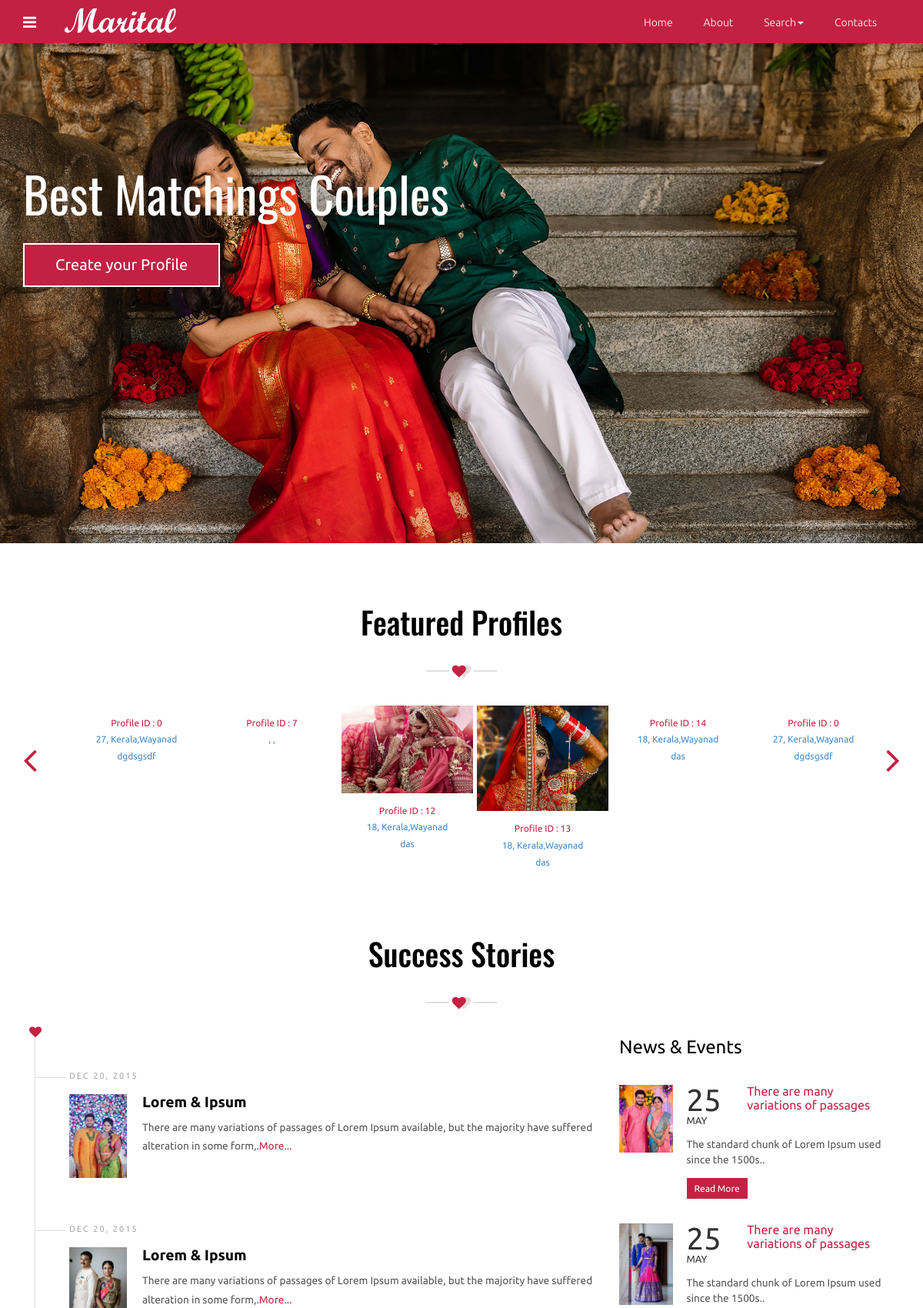
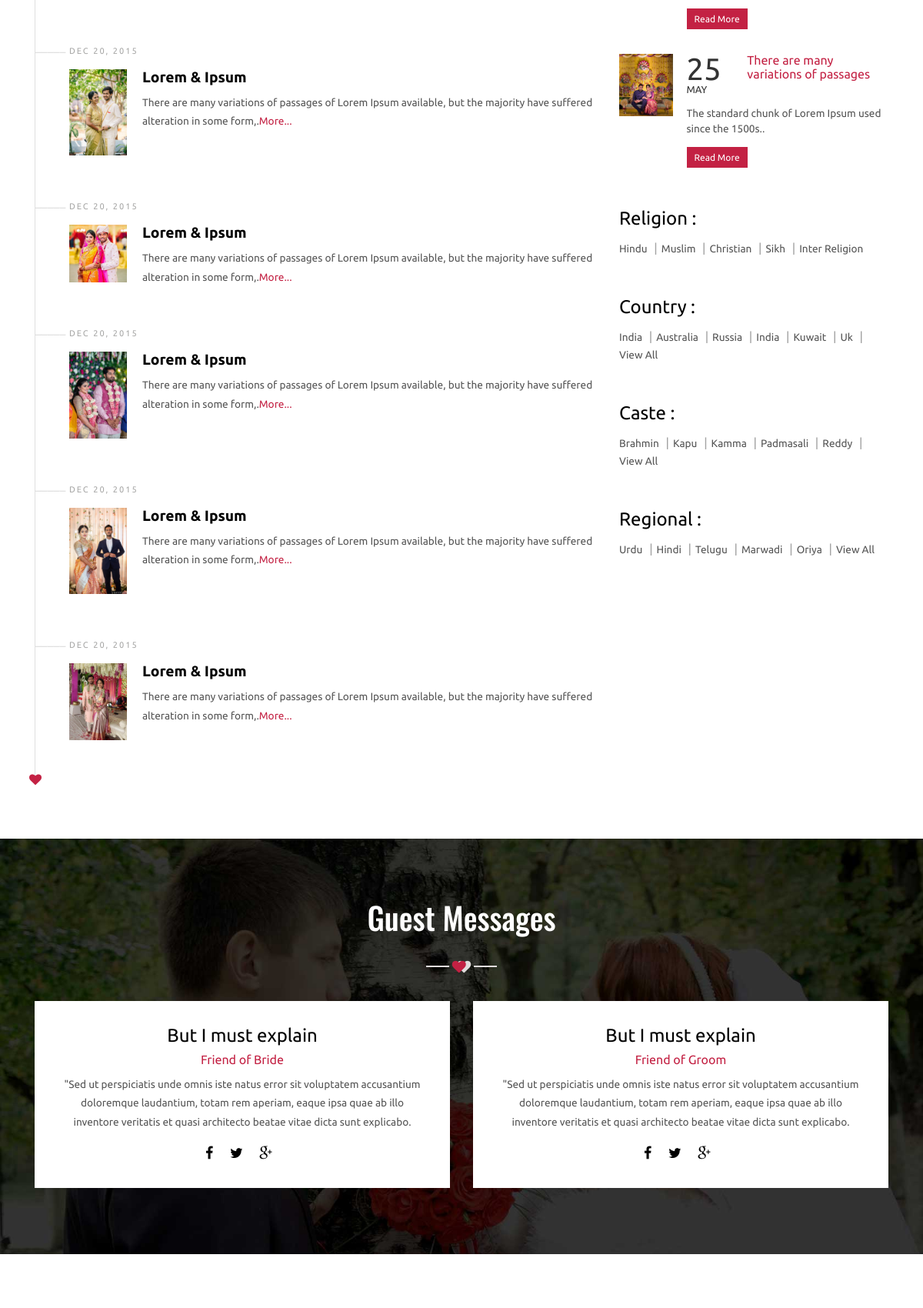
The page / (upper part) on the database its author committed (2 pictures, top to bottom).
### tables this page shows
CREATE TABLE IF NOT EXISTS `customer` (
`id` int(10) NOT NULL,
  `cust_id` int(5) NOT NULL,
  `email` varchar(60) NOT NULL,
  `age` varchar(10) NOT NULL,
  `height` int(10) NOT NULL,
  `sex` varchar(6) NOT NULL,
  `religion` varchar(20) NOT NULL,
  `caste` varchar(20) NOT NULL,
  `subcaste` varchar(20) NOT NULL,
  `district` varchar(20) NOT NULL,
  `state` varchar(20) NOT NULL,
  `country` varchar(10) NOT NULL,
  `maritalstatus` varchar(20) NOT NULL,
  `profilecreatedby` varchar(20) NOT NULL,
  `education` text NOT NULL,
  `education_sub` text NOT NULL,
  `firstname` text NOT NULL,
  `lastname` text NOT NULL,
  `body_type` text NOT NULL,
  `physical_status` text NOT NULL,
  `drink` varchar(8) NOT NULL,
  `mothertounge` text NOT NULL,
  `colour` varchar(20) NOT NULL,
  `weight` int(5) NOT NULL,
  `blood_group` varchar(5) NOT NULL,
  `diet` varchar(8) NOT NULL,
  `smoke` varchar(8) NOT NULL,
  `dateofbirth` date NOT NULL,
  `occupation` text NOT NULL,
  `occupation_descr` text NOT NULL,
  `annual_income` varchar(20) NOT NULL,
  `fathers_occupation` varchar(20) NOT NULL,
  `mothers_occupation` varchar(20) NOT NULL,
  `no_bro` int(5) NOT NULL,
  `no_sis` int(5) NOT NULL,
  `aboutme` text NOT NULL,
  `profilecreationdate` date NOT NULL
);

CREATE TABLE IF NOT EXISTS `photos` (
`id` int(10) NOT NULL,
  `cust_id` int(10) NOT NULL,
  `pic1` varchar(25) NOT NULL,
  `pic2` varchar(40) NOT NULL,
  `pic3` varchar(40) NOT NULL,
  `pic4` varchar(40) NOT NULL
);

### functions.php (called while the page is built, shortened)
<?php
function mysqlexec($sql){
	$host="localhost";
	$username="root";
	$password="";
	$db_name="matrimony";
	$conn=mysqli_connect("$host", "$username", "$password")or die("cannot connect");
	mysqli_select_db($conn,"$db_name")or die("cannot select DB");
	if($result = mysqli_query($conn, $sql)){
		return $result;
	}
	else{
		echo mysqli_error($conn);
	}
}
?>

### index.php (the view, shortened to what this page needs)
<?php include_once("functions.php"); ?>
<!DOCTYPE HTML>
<html>
<head>
<link href="css/bootstrap-3.1.1.min.css" rel='stylesheet' type='text/css' />
<link href="css/style.css" rel='stylesheet' type='text/css' />
<link href="css/font-awesome.css" rel="stylesheet">
</head>
<body>
 <?php include_once("includes/navigation.php");?>
<div class="banner">
  <div class="container">
    <div class="banner_info">
      <h3>Best Matchings Couples</h3>
      <a href="register.php" class="hvr-shutter-out-horizontal">Create your Profile</a>
    </div>
  </div>
</div>
<div class="grid_1">
      <div class="container">
      	<h1>Featured Profiles</h1>
       	<div class="heart-divider">
			<span class="grey-line"></span>
			<i class="fa fa-heart pink-heart"></i>
			<i class="fa fa-heart grey-heart"></i>
			<span class="grey-line"></span>
        </div>
        <ul id="flexiselDemo3">
        <?php
        	$sql="SELECT * FROM customer";
        	$result=mysqlexec($sql);
        	if($result){
        		while($row=mysqli_fetch_assoc($result)){
        			$profileid=$row['cust_id'];
        			$age=$row['age'];
        			$place=$row['state'] . "," . $row['district'];
        			$job=$row['occupation'];
        				$pic1='';
						$sql2="SELECT * FROM photos WHERE cust_id = $profileid";
						$result2 = mysqlexec($sql2);
						if($result2){
							$row2=mysqli_fetch_array($result2);
							$pic1=$row2['pic1'];
						}
					echo "<li><div class=\"col_1\"><a href=\"view_profile.php?id={$profileid}\">";
					echo "<img src=\"profile/{$profileid}\/{$pic1}\" alt=\"\" class=\"hover-animation image-zoom-in img-responsive\"/>";
					echo "<h3><span class=\"m_3\">Profile ID : {$profileid}</span><br>{$age}, {$place}<br>{$job}</h3></a></div>";
					echo "</li>";
        		}
        	}
        ?>
          </ul>
    </div>
</div>
<div class="grid_2">
	<div class="container">
		<h2>Success Stories</h2>
       	<div class="heart-divider">
			<span class="grey-line"></span>
			<i class="fa fa-heart pink-heart"></i>
			<i class="fa fa-heart grey-heart"></i>
			<span class="grey-line"></span>
        </div>
        <div class="row_1">
	     <div class="col-md-8 suceess_story">
	         <ul>
			   <li>
				  	<div class="suceess_story-date">
						<span class="entry-1">Dec 20, 2015</span>
					</div>
					<div class="suceess_story-content-container">
						<figure class="suceess_story-content-featured-image">
						   <img width="75" height="75" src="images/7.jpeg" class="img-responsive" alt=""/>
					    </figure>
						<div class="suceess_story-content-info">
				        	<h4><a href="#">Lorem & Ipsum</a></h4>
				        	<p>There are many variations of passages of Lorem Ipsum available, but the majority have suffered alteration in some form,.<a href="#">More...</a></p>
				        </div>
				    </div>
				</li>
	            <li>
				  	<div class="suceess_story-date">
						<span class="entry-1">Dec 20, 2015</span>
					</div>
					<div class="suceess_story-content-container">
						<figure class="suceess_story-content-featured-image">
						   <img width="75" height="75" src="images/8.jpeg" class="img-responsive" alt=""/>
					    </figure>
						<div class="suceess_story-content-info">
				        	<h4><a href="#">Lorem & Ipsum</a></h4>
				        	<p>There are many variations of passages of Lorem Ipsum available, but the majority have suffered alteration in some form,.<a href="#">More...</a></p>
				        </div>
				    </div>
				</li>
	            <li>
				  	<div class="suceess_story-date">
						<span class="entry-1">Dec 20, 2015</span>
					</div>
					<div class="suceess_story-content-container">
						<figure class="suceess_story-content-featured-image">
						   <img width="75" height="75" src="images/9.jpeg" class="img-responsive" alt=""/>
					    </figure>
						<div class="suceess_story-content-info">
				        	<h4><a href="#">Lorem & Ipsum</a></h4>
				        	<p>There are many variations of passages of Lorem Ipsum available, but the majority have suffered alteration in some form,.<a href="#">More...</a></p>
				        </div>
				    </div>
				</li>
	            <li>
				  	<div class="suceess_story-date">
						<span class="entry-1">Dec 20, 2015</span>
					</div>
					<div class="suceess_story-content-container">
						<figure class="suceess_story-content-featured-image">
						   <img width="75" height="75" src="images/10.jpeg" class="img-responsive" alt=""/>
					    </figure>
						<div class="suceess_story-content-info">
				        	<h4><a href="#">Lorem & Ipsum</a></h4>
				        	<p>There are many variations of passages of Lorem Ipsum available, but the majority have suffered alteration in some form,.<a href="#">More...</a></p>
				        </div>
				    </div>
				</li>
	            <li>
				  	<div class="suceess_story-date">
						<span class="entry-1">Dec 20, 2015</span>
					</div>
					<div class="suceess_story-content-container">
						<figure class="suceess_story-content-featured-image">
						   <img width="75" height="75" src="images/11.jpeg" class="img-responsive" alt=""/>
					    </figure>
						<div class="suceess_story-content-info">
				        	<h4><a href="#">Lorem & Ipsum</a></h4>
				        	<p>There are many variations of passages of Lorem Ipsum available, but the majority have suffered alteration in some form,.<a href="#">More...</a></p>
				        </div>
				    </div>
				</li>
	            <li>
				  	<div class="suceess_story-date">
						<span class="entry-1">Dec 20, 2015</span>
					</div>
					<div class="suceess_story-content-container">
						<figure class="suceess_story-content-featured-image">
						   <img width="75" height="75" src="images/12.jpeg" class="img-responsive" alt=""/>
					    </figure>
						<div class="suceess_story-content-info">
				        	<h4><a href="#">Lorem & Ipsum</a></h4>
				        	<p>There are many variations of passages of Lorem Ipsum available, but the majority have suffered alteration in some form,.<a href="#">More...</a></p>
				        </div>
				    </div>
				</li>
	            <li>
				  	<div class="suceess_story-date">
						<span class="entry-1">Dec 20, 2015</span>
					</div>
					<div class="suceess_story-content-container">
						<figure class="suceess_story-content-featured-image">
						   <img width="75" height="75" src="images/13.jpeg" class="img-responsive" alt=""/>
					    </figure>
						<div class="suceess_story-content-info">
				        	<h4><a href="#">Lorem & Ipsum</a></h4>
				        	<p>There are many variations of passages of Lorem Ipsum available, but the majority have suffered alteration in some form,.<a href="#">More...</a></p>
				        </div>
				    </div>
				</li>
	        </ul>
	    </div>
	    <div class="col-md-4 row_1-right">
	      <h3>News & Events</h3>
	        <div class="box_1">
		      <figure class="thumbnail1"><img width="170" height="155" src="images/14.jpeg" class="img-responsive" alt=""/></figure>
			  <div class="extra-wrap">
				<div class="post-meta">
					<span class="day">
					<time datetime="2014-05-25T10:15:43+00:00">25</time>
					</span>
					<span class="month">
					<time datetime="2014-05-25T10:11:51+00:00">May</time>
					</span>
				</div>
				<h4 class="post-title"><a href="#">There are many variations of passages</a></h4>
				<div class="clearfix"> </div>
				<div class="post-content">The standard chunk of Lorem Ipsum used since the 1500s..</div>
				<a href="#" class="vertical">Read More</a>
			  </div>
	        </div>
	        <div class="box_1">
		      <figure class="thumbnail1"><img width="170" height="155" src="images/15.jpeg" class="img-responsive" alt=""/></figure>
			  <div class="extra-wrap">
				<div class="post-meta">
					<span class="day">
					<time datetime="2014-05-25T10:15:43+00:00">25</time>
					</span>
					<span class="month">
					<time datetime="2014-05-25T10:11:51+00:00">May</time>
					</span>
				</div>
				<h4 class="post-title"><a href="#">There are many variations of passages</a></h4>
				<div class="clearfix"> </div>
				<div class="post-content">The standard chunk of Lorem Ipsum used since the 1500s..</div>
				<a href="#" class="vertical">Read More</a>
			  </div>
	        </div>
	        <div class="box_2">
		      <figure class="thumbnail1"><img width="170" height="155" src="images/1.jpeg" class="img-responsive" alt=""/></figure>
			  <div class="extra-wrap">
				<div class="post-meta">
					<span class="day">
					<time datetime="2014-05-25T10:15:43+00:00">25</time>
					</span>
					<span class="month">
					<time datetime="2014-05-25T10:11:51+00:00">May</time>
					</span>
				</div>
				<h4 class="post-title"><a href="#">There are many variations of passages</a></h4>
				<div class="clearfix"> </div>
				<div class="post-content">The standard chunk of Lorem Ipsum used since the 1500s..</div>
				<a href="#" class="vertical">Read More</a>
			  </div>
	        </div>
	        <div class="religion">
               <div class="religion_1-title">Religion :</div>
			   <a href="#" target="_blank" class="religion_1" title="Hindu Matrimonial" style="padding-left:0px !important;">Hindu</a>
			    <span>|</span><a href="#" target="_blank" class="religion_1" title="Muslim Matrimonial">Muslim</a>
			 	<span>|</span><a href="#" target="_blank" class="religion_1" title="Christian Matrimonial">Christian</a>
			 	<span>|</span><a href="#" target="_blank" class="religion_1" title="Sikh Matrimonial">Sikh</a>
			 	<span>|</span><a href="#" target="_blank" class="religion_1" title="Inter Religion Matrimonial">Inter Religion</a>
	        </div>
	        <div class="religion">
               <div class="religion_1-title">Country :</div>
			   <a href="#" target="_blank" class="religion_1" title="Hindu Matrimonial" style="padding-left:0px !important;">India</a>
			    <span>|</span><a href="#" target="_blank" class="religion_1" title="Muslim Matrimonial">Australia</a>
			 	<span>|</span><a href="#" target="_blank" class="religion_1" title="Christian Matrimonial">Russia</a>
			 	<span>|</span><a href="#" target="_blank" class="religion_1" title="Sikh Matrimonial">India</a>
			 	<span>|</span><a href="#" target="_blank" class="religion_1" title="Inter Religion Matrimonial">Kuwait</a>
			 	<span>|</span><a href="#" target="_blank" class="religion_1" title="Inter Religion Matrimonial">Uk</a>
			 	<span>|</span><a href="#" target="_blank" class="religion_1" title="Inter Religion Matrimonial">View All</a>
	        </div>
	        <div class="religion">
               <div class="religion_1-title">Caste :</div>
			   <a href="#" target="_blank" class="religion_1" title="Hindu Matrimonial" style="padding-left:0px !important;">Brahmin</a>
			    <span>|</span><a href="#" target="_blank" class="religion_1" title="Muslim Matrimonial">Kapu</a>
			 	<span>|</span><a href="#" target="_blank" class="religion_1" title="Christian Matrimonial">Kamma</a>
			 	<span>|</span><a href="#" target="_blank" class="religion_1" title="Sikh Matrimonial">Padmasali</a>
			 	<span>|</span><a href="#" target="_blank" class="religion_1" title="Inter Religion Matrimonial">Reddy</a>
			 	<span>|</span><a href="#" target="_blank" class="religion_1" title="Inter Religion Matrimonial">View All</a>
	        </div>
	        <div class="religion">
               <div class="religion_1-title">Regional :</div>
			   <a href="#" target="_blank" class="religion_1" title="Hindu Matrimonial" style="padding-left:0px !important;">Urdu</a>
			    <span>|</span><a href="#" target="_blank" class="religion_1" title="Muslim Matrimonial">Hindi</a>
			 	<span>|</span><a href="#" target="_blank" class="religion_1" title="Christian Matrimonial">Telugu</a>
			 	<span>|</span><a href="#" target="_blank" class="religion_1" title="Sikh Matrimonial">Marwadi</a>
			 	<span>|</span><a href="#" target="_blank" class="religion_1" title="Inter Religion Matrimonial">Oriya</a>
			 	<span>|</span><a href="#" target="_blank" class="religion_1" title="Inter Religion Matrimonial">View All</a>
	        </div>
	     </div>
	     <div class="clearfix"> </div>
	   </div>
	  </div>
    </div>
    <div class="bg">
		<div class="container">
			<h3>Guest Messages</h3>
			<div class="heart-divider">
				<span class="grey-line"></span>
				<i class="fa fa-heart pink-heart"></i>
				<i class="fa fa-heart grey-heart"></i>
				<span class="grey-line"></span>
            </div>
            <div class="col-sm-6">
            	<div class="bg_left">
            		<h4>But I must explain</h4>
            		<h5>Friend of Bride</h5>
            		<p>"Sed ut perspiciatis unde omnis iste natus error sit voluptatem accusantium doloremque laudantium, totam rem aperiam, eaque ipsa quae ab illo inventore veritatis et quasi architecto beatae vitae dicta sunt explicabo.</p>
            	   <ul class="team-socials">
                    <li><a href="#"><span class="icon-social "><i class="fa fa-facebook"></i></span></a></li>
                    <li><a href="#"><span class="icon-social "><i class="fa fa-twitter"></i></span></a></li>
                    <li><a href="#"><span class="icon-social"><i class="fa fa-google-plus"></i></span></a></li>
                   </ul>
            	</div>
            </div>
            <div class="col-sm-6">
            	<div class="bg_left">
            		<h4>But I must explain</h4>
            		<h5>Friend of Groom</h5>
            		<p>"Sed ut perspiciatis unde omnis iste natus error sit voluptatem accusantium doloremque laudantium, totam rem aperiam, eaque ipsa quae ab illo inventore veritatis et quasi architecto beatae vitae dicta sunt explicabo.</p>
            	   <ul class="team-socials">
                    <li><a href="#"><span class="icon-social "><i class="fa fa-facebook"></i></span></a></li>
                    <li><a href="#"><span class="icon-social "><i class="fa fa-twitter"></i></span></a></li>
                    <li><a href="#"><span class="icon-social"><i class="fa fa-google-plus"></i></span></a></li>
                   </ul>
            	</div>
            </div>
            <div class="clearfix"> </div>
		</div>
	</div>
    <?php include_once 'footer.php'; ?>

### rows shown on the page
customer: cust "0", age "27", place "Kerala,Wayanad", occupation "dgdsgsdf"
customer: cust "7", place ","
customer: photos.pic1 (picture), cust "12", age "18", place "Kerala,Wayanad", occupation "das"
customer: photos.pic1 (picture), cust "13", age "18", place "Kerala,Wayanad", occupation "das"
customer: cust "14", age "18", place "Kerala,Wayanad", occupation "das"
